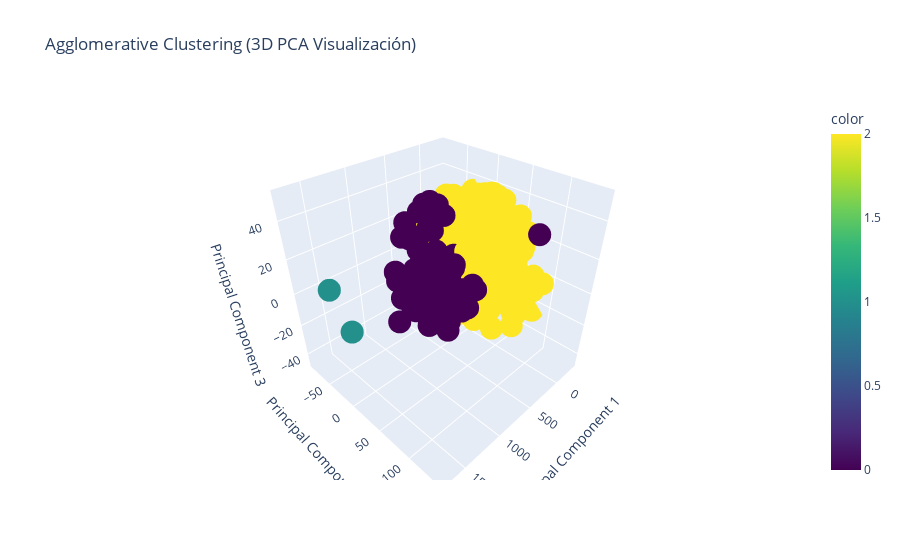

The notebook cell saved with this chart:
### Markdown cell above
#### Modelo con linkage = 'average', 3 clusters

### Code cell
ac_av = AgglomerativeClustering(n_clusters = 3, linkage = 'average') 
labels_av = ac_av.fit_predict(X_pca)

# Visualización en 3D con plotly
fig = px.scatter_3d(
    X_pca, x='P1', y='P2', z='P3', 
    color=labels_av, 
    title='Agglomerative Clustering (3D PCA Visualización)',
    labels={'P1': 'Principal Component 1', 'P2': 'Principal Component 2', 'P3': 'Principal Component 3'},
    color_continuous_scale='Viridis'
)
fig.show()

# Evaluación del Modelo
sil_score = silhouette_score(X_pca, labels_av)
davies_bouldin = davies_bouldin_score(X_pca, labels_av)
print(f'Silhouette Score: {sil_score}')
print(f'Davies-Bouldin Score: {davies_bouldin}')

### Figure 1 — Plotly figure (JSON) as saved in the notebook; plotly's stock layout.template omitted (floating-point values rounded to 4 significant figures; data arrays with more than 128 entries replaced by an {"elided": "..."} marker saying what was removed)
{"data": [{"hovertemplate": "Principal Component 1=%{x}<br>Principal Component 2=%{y}<br>Principal Component 3=%{z}<br>color=%{marker.color}<extra></extra>", "legendgroup": "", "marker": {"color": {"elided": "849 int values"}, "coloraxis": "coloraxis", "symbol": "circle"}, "mode": "markers", "name": "", "scene": "scene", "showlegend": false, "type": "scatter3d", "x": {"elided": "849 float values"}, "y": {"elided": "849 float values"}, "z": {"elided": "849 float values"}}], "layout": {"coloraxis": {"colorbar": {"title": {"text": "color"}}, "colorscale": [[0, "#440154"], [0.1111, "#482878"], [0.2222, "#3e4989"], [0.3333, "#31688e"], [0.4444, "#26828e"], [0.5556, "#1f9e89"], [0.6667, "#35b779"], [0.7778, "#6ece58"], [0.8889, "#b5de2b"], [1, "#fde725"]]}, "legend": {"tracegroupgap": 0}, "scene": {"domain": {"x": [0, 1], "y": [0, 1]}, "xaxis": {"title": {"text": "Principal Component 1"}}, "yaxis": {"title": {"text": "Principal Component 2"}}, "zaxis": {"title": {"text": "Principal Component 3"}}}, "title": {"text": "Agglomerative Clustering (3D PCA Visualización)"}}}
